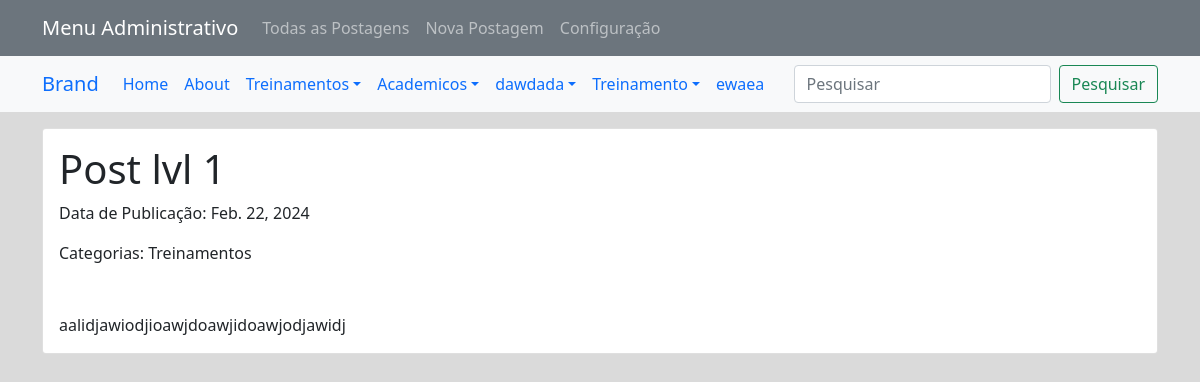
Page /view_post/4/ on the committed database.
### app_blog_platform/models.py (models this page shows)
class Tags_Level_1(models.Model):
    tag_name = models.CharField(max_length=60)

class Post(models.Model):
    post_name = models.CharField(max_length=120, null=False, default='Post Name')
    post_body = RichTextUploadingField(blank=True, null=True)
    post_date = models.DateField(auto_now_add=True)
    post_tag_level_1  = models.ManyToManyField(Tags_Level_1)
    post_tag_level_2  = models.ManyToManyField(Tags_Level_2)
    post_tag_level_3  = models.ManyToManyField(Tags_Level_3)
    post_main_link = models.CharField(max_length=500, null=True)
    post_main_link_title = models.CharField(max_length=500, null=True)
    post_cover_image = models.ImageField(upload_to='images/cover/', null=True)
    post_slide_images = models.ManyToManyField(Post_Slide_Images)

### app_blog_platform/views.py (the view)
# urls.py: path('view_post/<int:post_id>/', views.view_post, name='view_post'),
def view_post(request, post_id):
    post = get_object_or_404(Post, id=post_id)
    return render(request, 'view_post.html', {'post': post})

### app_blog_platform/context_processors.py (called while the page is built)
def tags_context(request):
    tags_level_1 = Tags_Level_1.objects.all()
    tags_level_2 = Tags_Level_2.objects.all()
    tags_level_3 = Tags_Level_3.objects.all()
    return {
        'tags_level_1': tags_level_1,
        'tags_level_2': tags_level_2,
        'tags_level_3': tags_level_3,
    }

### app_blog_platform/templates/view_post.html (shortened to what this page needs)
{% extends 'base.html' %}
{% block content %}
<div class="container">
    <div class="card mt-3">
        <div class="card-body">
            <h1 class="card-title">{{ post.post_name }}</h1>
            <p class="card-text">Data de Publicação: {{ post.post_date }}</p>
            <p class="card-text">Categorias:
                {% if post.post_tag_level_1.all %}
                    {% for tag_level_1 in post.post_tag_level_1.all %}
                        {{ tag_level_1.tag_name }}
                    {% endfor %}
                {% endif %}
            </p>
        </div>
        <div class="card-body">
            {% if post.post_body %}
                <div class="mt-3">
                    <p class="card-text">
                        {{ post.post_body|safe }}
                    </p>
                </div>
            {% endif %}
    </div>
</div>
    {% endblock %}

### app_blog_platform/templates/base.html (shortened to what this page needs)
{% load static %}
<!doctype html>
<html lang="en">
  <head>
    <link href="https://cdn.jsdelivr.net/npm/bootstrap@5.1.3/dist/css/bootstrap.min.css" rel="stylesheet">
    <link rel="stylesheet" href="{% static 'css/style.css' %}">
  </head>
  <body>
    <nav class="navbar navbar-expand-lg navbar-dark bg-secondary">
        <div class="container">
          <a class="navbar-brand" href="#">Menu Administrativo</a>
          <div class="collapse navbar-collapse" id="navbarScroll">
            <ul class="navbar-nav me-auto my-2 my-lg-0 navbar-nav-scroll" style="--bs-scroll-height: 100px;">
              <li class="nav-item">
                <a class="nav-link" href="{% url 'list_posts' %}">Todas as Postagens</a>
              </li>
              <li class="nav-item">
                <a class="nav-link" href="{% url 'new_post' %}">Nova Postagem</a>
              </li>
              <li class="nav-item">
                <a class="nav-link" href="{% url 'settings' %}">Configuração</a>
              </li>
            </ul>
          </div>
        </div>
      </nav>
<nav class="navbar navbar-expand-lg navbar bg-light">
  <div class="container">
  <a class="navbar-brand" href="#">Brand</a>
  <div class="collapse navbar-collapse" id="main_nav">
    <ul class="navbar-nav">
      <li class="nav-item active"> <a class="nav-link" href="#">Home </a> </li>
      <li class="nav-item"><a class="nav-link" href="#"> About </a></li>
      {% for tag_lvl_1 in tags_level_1 %}
      {% if tag_lvl_1.tags_level_2_set.all %}
          <li class="nav-item dropdown" id="myDropdown">
              <a class="nav-link dropdown-toggle" href="{% url 'post_list_by_tag_1' tag_id=tag_lvl_1.id %}" data-bs-toggle="dropdown">{{ tag_lvl_1.tag_name }}</a>
          </li>
      {% else %}
          <li class="nav-item" id="myDropdown">
              <a class="nav-link" href="{% url 'post_list_by_tag_1' tag_id=tag_lvl_1.id %}">{{ tag_lvl_1.tag_name }}</a>
          </li>
      {% endif %}
  {% endfor %}
    </ul>
  </div>
  <form class="d-flex" method="get" action="{% url 'search_posts' %}">
    <input class="form-control me-2" type="search" placeholder="Pesquisar" name="query" aria-label="Pesquisar">
    <button class="btn btn-outline-success" type="submit">Pesquisar</button>
</form>
  </div>
  </nav>
    {% block content %}
    {% endblock %}
  </body>
</html>

### app_blog_platform/static/css/style.css (style rules this page uses)
body { background-color: rgb(218, 218, 218); }

### rows in the picture
Tags_Level_1: tag_name "Treinamentos"
Tags_Level_1: tag_name "Academicos"
Tags_Level_1: tag_name "dawdada"
Tags_Level_1: tag_name "Treinamento"
Tags_Level_1: tag_name "ewaea"
Post: post_name "Post lvl 1", post_date "Feb. 22, 2024", post_body "aalidjawiodjioawjdoawjidoawjodjawidj"
